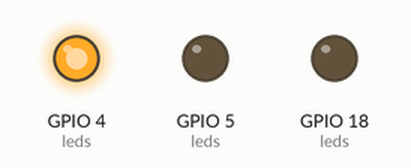
Recording of a program running on a simulated ESP32. Shown: output pins drawn as LEDs (lit = HIGH).

Above: at 2.5 s.
At 9.7 s:
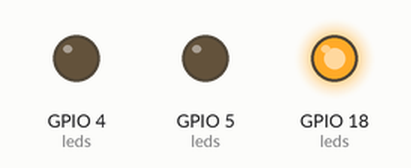
At 13.3 s:
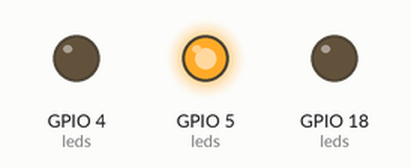
Timing chart, 0 to 18.7 s (numbered marks = the images above):
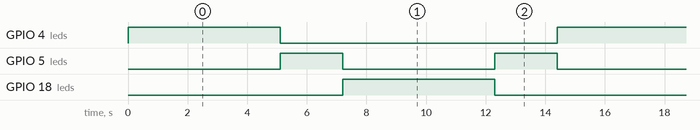

Measured:
- by itself, GPIO 4 (leds), GPIO 18 (leds): alternates HIGH for 5.1 s and LOW for 9.3 s
- by itself, GPIO 5 (leds): alternates HIGH for 2.1 s and LOW for 5.1 s
- by itself, everything shown: repeats every 14.4 s, in 4 steps

The program:

main.cpp
```cpp
#include <Arduino.h>

struct Led
{
  int pino;
  int tempo;
};

Led leds[3] = {
  {4, 5000}, // Vermelho
  {5, 2000}, // Amarelo
  {18, 5000}  // Verde
};

enum Etapa { VERMELHO, AMARELO_SUBINDO, VERDE, AMARELO_DESCENDO };
Etapa etapa = VERMELHO;

void acender(int indice)
{
  for (int i = 0; i < 3; i++)
  {
    digitalWrite(leds[i].pino, LOW);
  }

  digitalWrite(leds[indice].pino, HIGH);
}

void setup()
{
  for (int i = 0; i < 3; i++)
  {
    pinMode(leds[i].pino, OUTPUT);
  }

  acender(0);
}

void loop()
{
  switch (etapa)
  {
    case VERMELHO:
      acender(0);
      delay(leds[0].tempo);
      break;
    case AMARELO_SUBINDO:
      acender(1);
      delay(leds[1].tempo);
      break;
    case VERDE:
      acender(2);
      delay(leds[2].tempo);
      break;
    case AMARELO_DESCENDO:
      acender(1);
      delay(leds[1].tempo);
      break;
  }

  delay(100);
  etapa = (Etapa)((etapa + 1) % 4);
}
```
